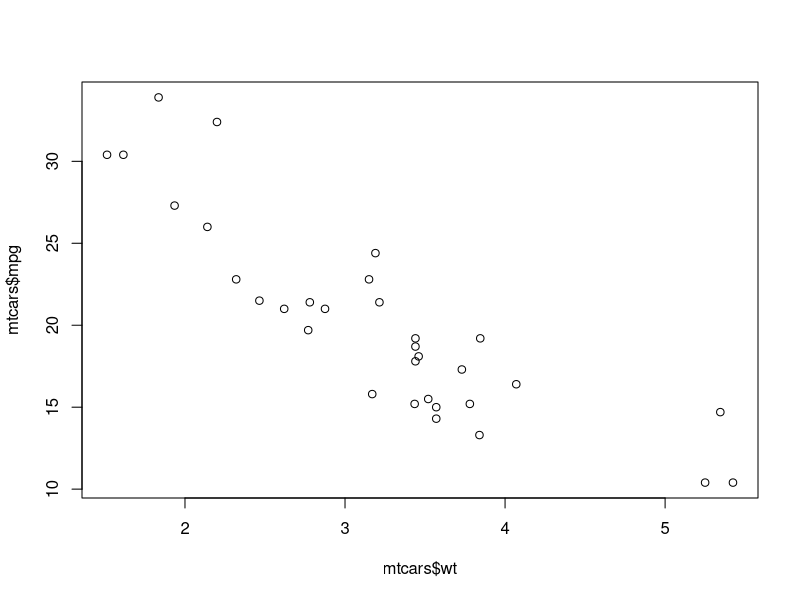
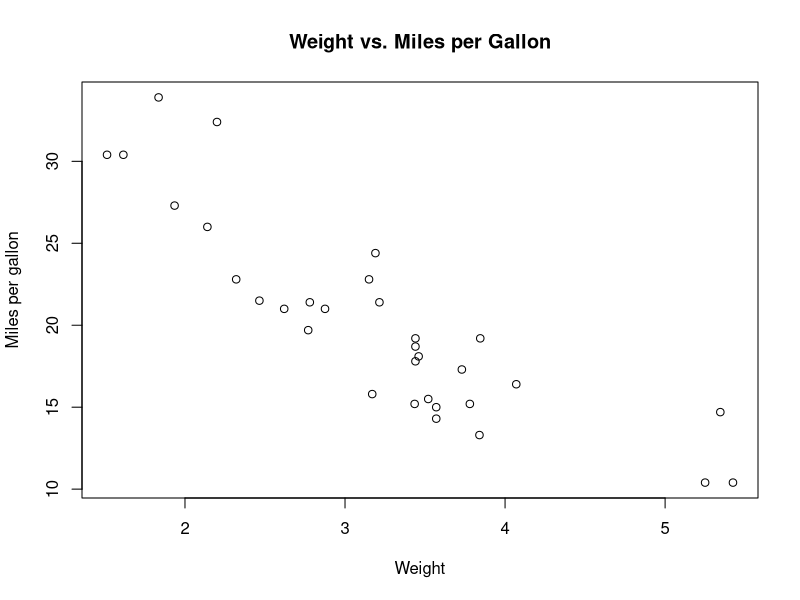
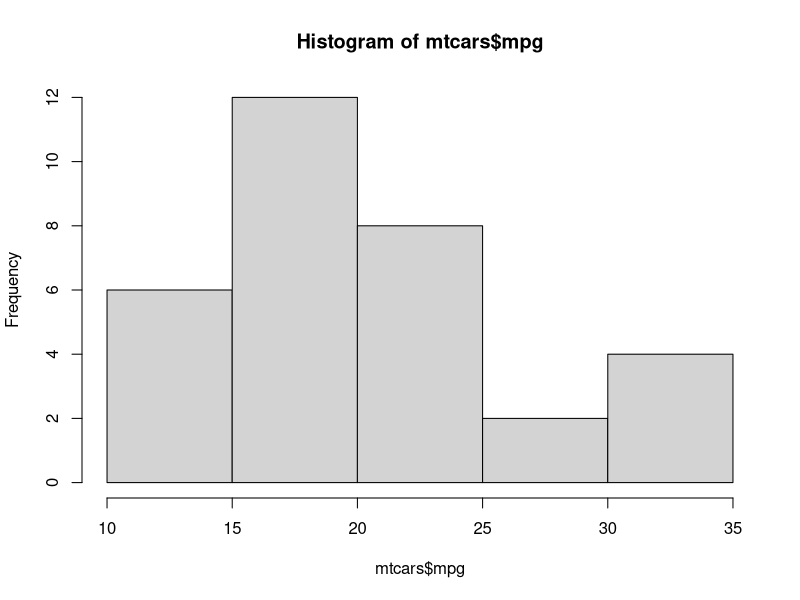
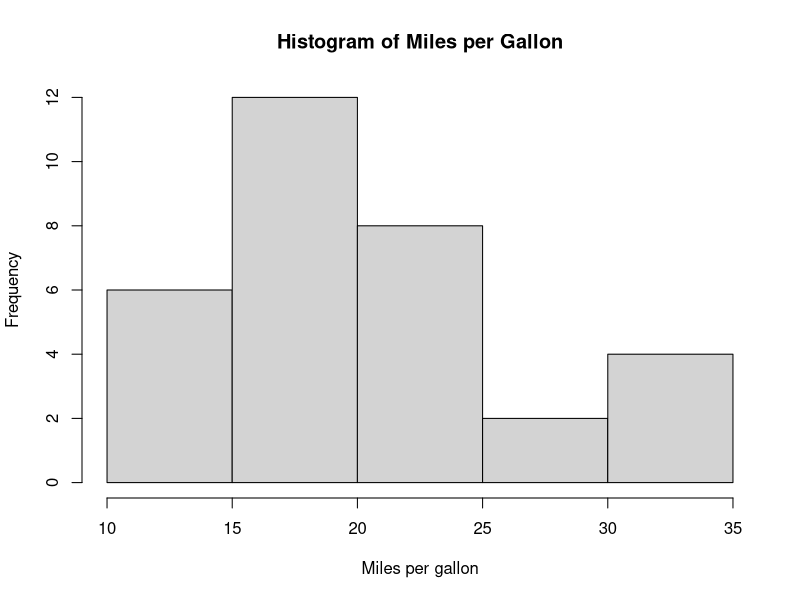
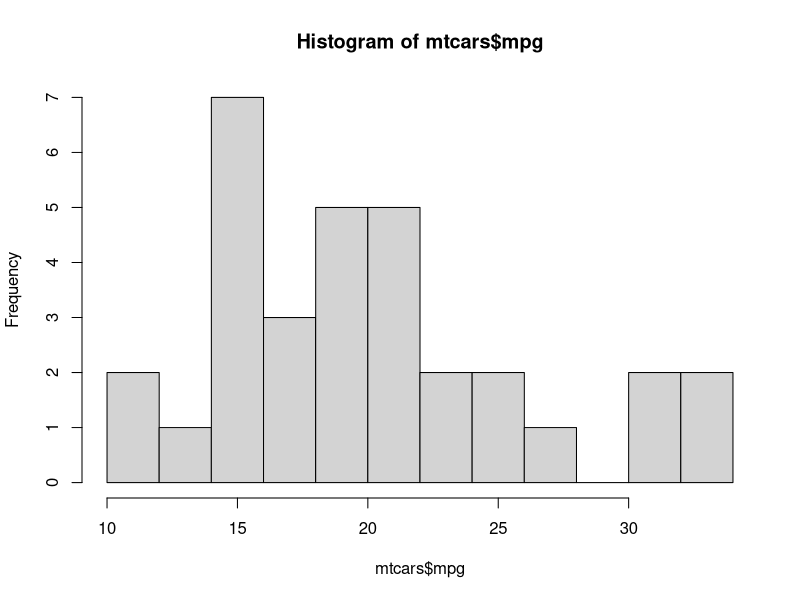
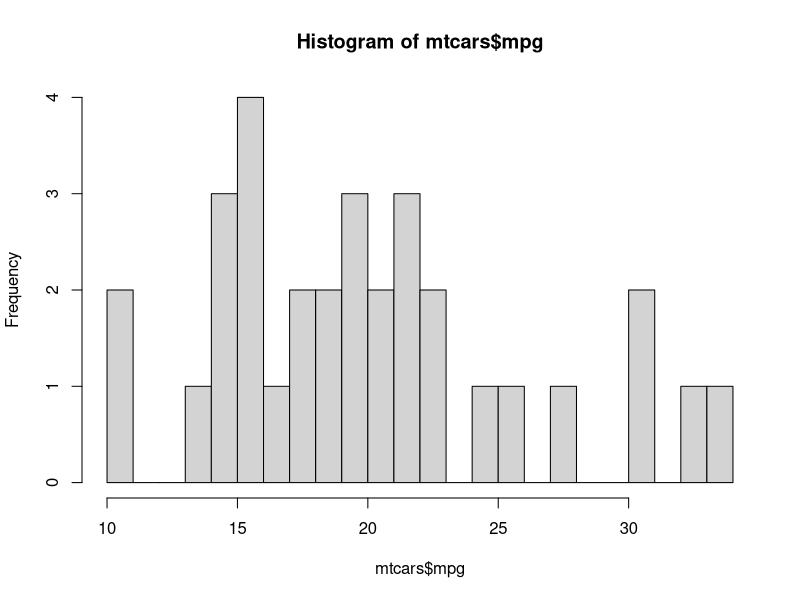
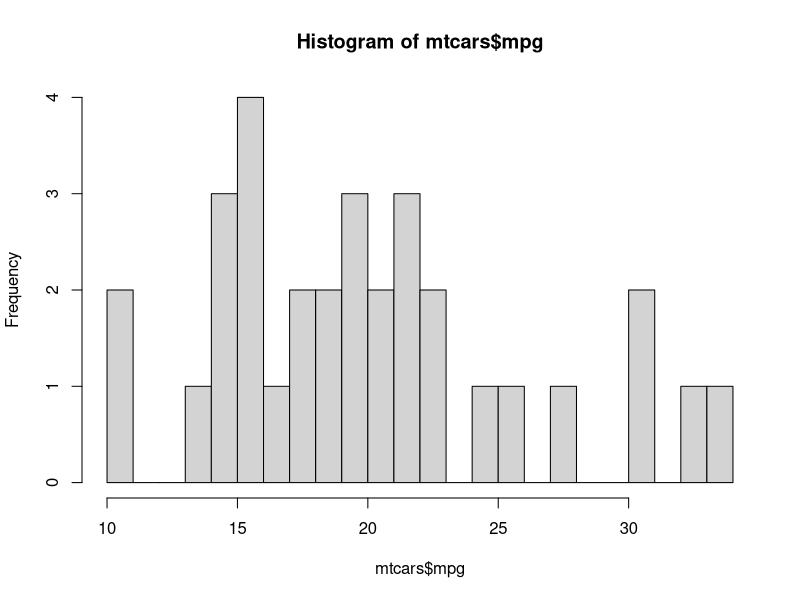
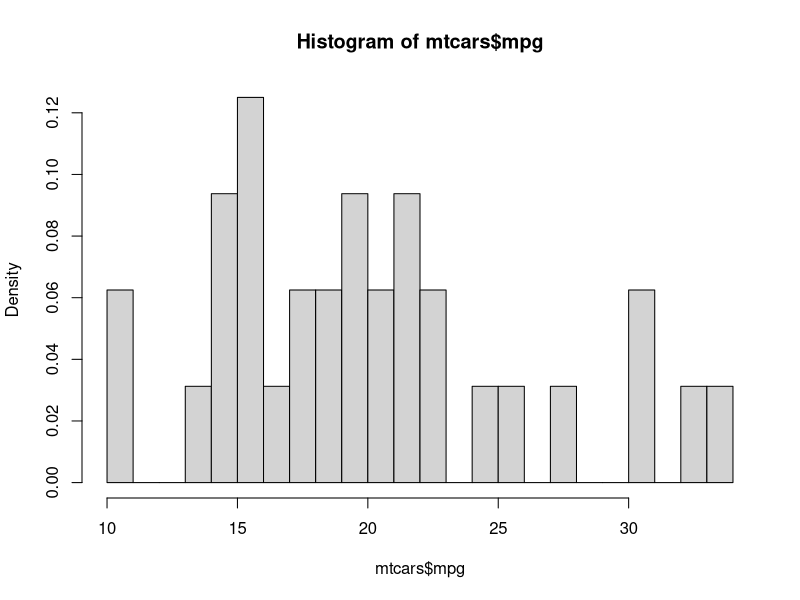

Recreate these plots in R, in order.
####################################################### 
#### Created by Rolf Lohaus, EEB Dept., Rice University
####
#### Part of the code modified and extended from 
####    Robert I. Kabacoff's Quick-R website 
####    (http://www.statmethods.net)
#######################################################

###############  HIGH-LEVEL PLOTTING FUNCTIONS  ###############


# load some data (dataset of types of cars and their specs used earlier in our meetings)
data(mtcars)

# create a basic scatterplot (e.g weight vs. miles per gallon)
plot(mtcars$wt, mtcars$mpg)

# specify better axis labels and add a title (note plot always creates a new plot erasing the current one)
plot(mtcars$wt, mtcars$mpg, xlab="Weight", ylab="Miles per gallon", main="Weight vs. Miles per Gallon")


#####  HISTOGRAMS  #####

# create a basic histogram
hist(mtcars$mpg)
hist(mtcars$mpg, xlab="Miles per gallon", main="Histogram of Miles per Gallon")

# control number of bins with parameter 'breaks'
hist(mtcars$mpg, breaks=12)
hist(mtcars$mpg, breaks=seq(10,34))

# get information about histogram
hInfo <- hist(mtcars$mpg, breaks=seq(10,34))
hInfo

# plot probability density instead of frequencies
hist(mtcars$mpg, breaks=seq(10,34), freq=F)


# create a kernel density plot
plot(density(mtcars$mpg))



#####  BAR PLOTS  #####

# create a basic barplot
gearCounts <- table(mtcars$gear)
gearCounts
barplot(gearCounts)
barplot(gearCounts, xlab="Number of gears")
# label the bars individually with parameter 'names.arg'
barplot(gearCounts, names.arg=c("3 Gears", "4 Gears", "5 Gears"))

# horizontal bar plot
barplot(gearCounts, names.arg=c("3 Gears", "4 Gears", "5 Gears"), horiz=TRUE)

# stacked bar plot
gearTransmissionCounts <- table(mtcars$am, mtcars$gear)
gearTransmissionCounts
barplot(gearTransmissionCounts, names.arg=c("3 Gears", "4 Gears", "5 Gears"))
# add a legend with automatic labels with parameter 'legend.text'
barplot(gearTransmissionCounts, names.arg=c("3 Gears", "4 Gears", "5 Gears"), legend.text=T)
# add a legend with custom labels
barplot(gearTransmissionCounts, names.arg=c("3 Gears", "4 Gears", "5 Gears"), legend.text=c("automatic", "manual"))

# grouped bar plot with parameter 'beside=TRUE'
barplot(gearTransmissionCounts, names.arg=c("3 Gears", "4 Gears", "5 Gears"), legend.text=c("automatic", "manual"), beside=TRUE)



#####  BOX PLOTS  #####

# create a boxplot for an individual variable (e.g. miles per gallon)
boxplot(mtcars$mpg, ylab="Miles per gallon")

# create a boxplot for a variable by group (e.g. miles per gallon by cylinders)
boxplot(mpg ~ cyl, data=mtcars, xlab="Number of cylinders", ylab="Miles per gallon")
# do not draw outliers
boxplot(mpg ~ cyl, data=mtcars, xlab="Number of cylinders", ylab="Miles per gallon", outline=FALSE)



#####  LINE PLOTS  #####

# load some time data (dataset of growth of five orange trees over time)
data(Orange)
Orange

# extract data for 1st tree
tree1 <- subset(Orange, Orange$Tree==1)

# plot age vs circumference
plot(tree1$age, tree1$circumference, xlab="Age (days)", ylab="Circumference (mm)")
# use lines with parameter 'type="l"'
plot(tree1$age, tree1$circumference, xlab="Age (days)", ylab="Circumference (mm)", type="l")
# use both points and lines with parameter 'type="b"'
plot(tree1$age, tree1$circumference, xlab="Age (days)", ylab="Circumference (mm)", type="b")
# use both points and lines overlayed with parameter 'type="o"'
plot(tree1$age, tree1$circumference, xlab="Age (days)", ylab="Circumference (mm)", type="o")



#####  PLOTS OF THREE VARIABLES / 3D PLOTS  #####

# image(x, y, z, ...)
# contour(x, y, z, ...)
# persp(x, y, z, ...)



###############  LOW-LEVEL PLOTTING FUNCTIONS & GRAPHICAL PARAMETERS  ###############


#####  plot lines and points separately  #####

# set up a plot without any points and lines
plot(tree1$age, tree1$circumference, xlab="Age (days)", ylab="Circumference (mm)", type="n")
# draw lines
lines(tree1$age, tree1$circumference)
# draw points
points(tree1$age, tree1$circumference)


# draw points with black border and white fill color
plot(tree1$age, tree1$circumference, xlab="Age (days)", ylab="Circumference (mm)", type="n")
lines(tree1$age, tree1$circumference)
points(tree1$age, tree1$circumference, pch=21, bg="white")      # specify point type and background fill color



#####  plot mutiple data in one graph (data for all trees) and add a legend #####

# get the range for x and y axes
xRange <- range(Orange$age)
xRange
yRange <- range(Orange$circumference)
yRange

# set up plot using data
plot(xRange, yRange, xlab="Age (days)", ylab="Circumference (mm)", type="n")
# set up plot using x and y axis limits
plot(0, xlab="Age (days)", ylab="Circumference (mm)", type="n", xlim=xRange, ylim=yRange)

# draw points and lines for all trees
for (t in 1:5) {
    tree <- subset(Orange, Orange$Tree==t)
    lines(tree$age, tree$circumference)
    points(tree$age, tree$circumference, pch=21, bg="white")
}

# plot data for all trees using different line types
plot(0, xlab="Age (days)", ylab="Circumference (mm)", type="n", xlim=xRange, ylim=yRange)
# create a vector with 5 elements specifying the line type to be used for each tree
lineTypes <- c(2, 1, 4, 5, 3)
for (t in 1:5) {
    tree <- subset(Orange, Orange$Tree==t)
    lines(tree$age, tree$circumference, lty=lineTypes[t])      # specify line type
    points(tree$age, tree$circumference, pch=21, bg="white")
}

# add a legend
legend("topleft", legend=1:5, lty=lineTypes, title="Tree")


# plot data for all trees using different line types, point types and colors
plot(0, xlab="Age (days)", ylab="Circumference (mm)", type="n", xlim=xRange, ylim=yRange)
# create a vector with 5 elements specifying the point type to be used for each tree
pointTypes <- seq(21,25)
# create a vector with 5 elements specifying the color to be used for each tree
colors <- rainbow(5)
for (t in 1:5) {
    tree <- subset(Orange, Orange$Tree==t)
    lines(tree$age, tree$circumference, lty=lineTypes[t], col=colors[t])
    points(tree$age, tree$circumference, pch=pointTypes[t], bg="white", col=colors[t])
}

# add the corresponding legend but this time omit the legend box and title, 
# and place it in the bottom right corner
legend("bottomright", legend=c("Tree 1", "Tree 2", "Tree 3", "Tree 4", "Tree 5"), lty=lineTypes, pch=pointTypes, col=colors, pt.bg="white", bty="n")


#####  COLORS  #####

# list all color names
colors()

# create color(s) by specifying red, green, blue intensities
yellowColor = rgb(red=1, green=1, blue=0)
yellowColor = rgb(red=255, green=255, blue=0, maxColorValue=255)
transparentGrayColor = rgb(0.3, 0.3, 0.3, alpha=0.5)



#####  calculate and plot mean circumference of trees with error bars  ######

# calculate means at each age
meanCircumferences <- tapply(Orange$circumference, Orange$age, mean)
meanCircumferences

# calculate standard deviation at each age
sdCircumferences <- tapply(Orange$circumference, Orange$age, sd)
sdCircumferences

# get vector of ages
ages <- as.numeric(names(sdCircumferences))
ages

# set up plot
plot(0, xlab="Age (days)", ylab="Mean circumference (mm)", type="n", xlim=xRange, ylim=yRange)
# draw lines for means
lines(ages, meanCircumferences)
# draw error bars as simple lines
segments(ages, meanCircumferences-sdCircumferences, ages, meanCircumferences+sdCircumferences)
# draw points for means
points(ages, meanCircumferences, pch=21, bg="white")

# draw error bars with cross bars instead
plot(0, xlab="Age (days)", ylab="Mean circumference (mm)", type="n", xlim=xRange, ylim=yRange)
lines(ages, meanCircumferences)
# draw error bars using 'arrows' function
arrows(ages, meanCircumferences-sdCircumferences, ages, meanCircumferences+sdCircumferences, angle=90, code=3, length=0.05)
points(ages, meanCircumferences, pch=21, bg="white")



#####  AXES  #####

# set up plot without box around with parameter 'bty="n'
plot(0, xlab="Age (days)", ylab="Mean circumference (mm)", type="n", xlim=xRange, ylim=yRange, bty="n")

# use math and/or symbols in axis labels
# (for more details see 'help(plotmath)', 'example(plotmath)' and 'demo(plotmath)')
yLabel = expression(paste("Mean circumference ", bar(italic(C)), " (mm)"))
plot(0, xlab="Age (days)", ylab=yLabel, type="n", xlim=xRange, ylim=yRange, bty="n")

# set up plot without axes with parameter 'axes=FALSE' 
# alternatively:
# - 'xaxt="n"' for no x axis
# - 'yaxt="n"' for no y axis
plot(0, xlab="Age (days)", ylab=yLabel, type="n", xlim=c(100, 1600), ylim=c(0, 250), axes=FALSE, bty="n")
# add custom x axis ('side=1' for bottom side of the graph)
axis(side=1, at=c(100, 600, 1100, 1600), labels=c("100", "600", "1,100", "1,600"))
# add custom x axis ('side=2' for left side of the graph)
axis(side=2, at=c(0, 50, 100, 150, 200, 250))
lines(ages, meanCircumferences)
segments(ages, meanCircumferences-sdCircumferences, ages, meanCircumferences+sdCircumferences)
points(ages, meanCircumferences, pch=21, bg="white")


###############  ADDITIONAL RESOURCES  ###############

# Quick-R:              http://www.statmethods.net/index.html

# R Graph Gallery:      http://addictedtor.free.fr/graphiques/
# R Graphical Manual:   http://www.oga-lab.net/RGM2

# ggplot2 package:      http://had.co.nz/ggplot2/
# lattice package:      http://cran.r-project.org/web/packages/lattice/index.html
# grid package:         http://www.stat.auckland.ac.nz/~paul/grid/grid.html

# Edward Tufte:         http://www.edwardtufte.com/tufte/
# The Visual Display of Quantitative Information:  http://www.edwardtufte.com/tufte/books_vdqi


